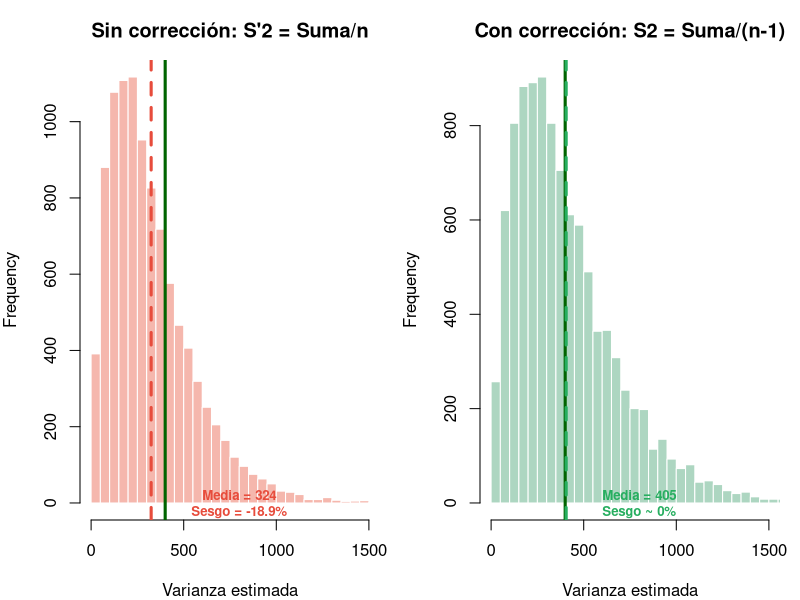
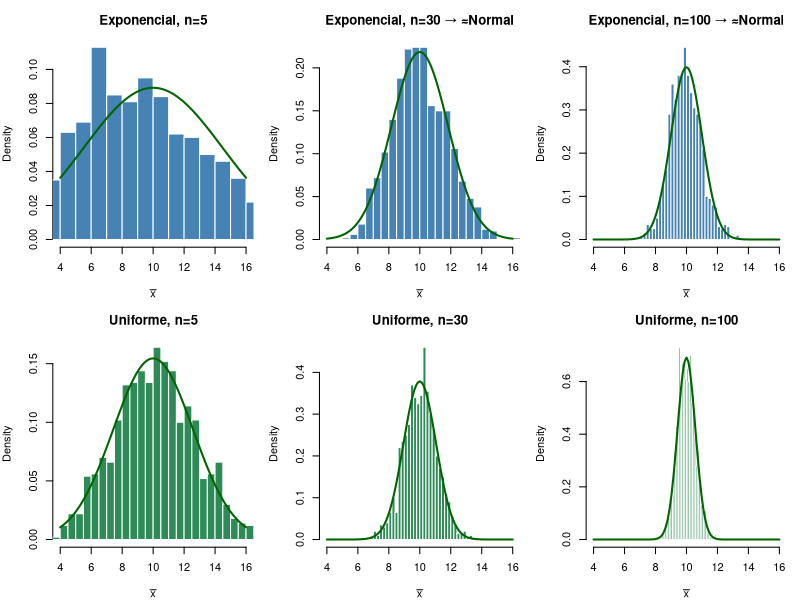
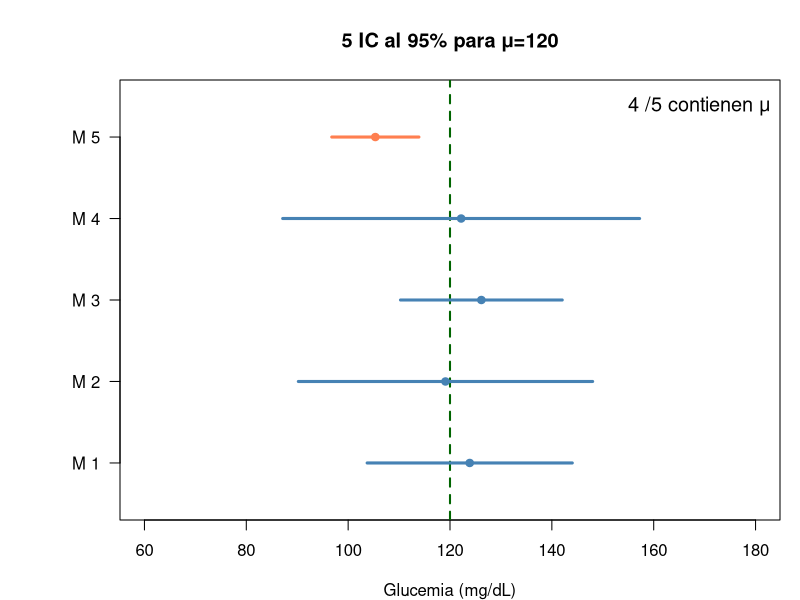
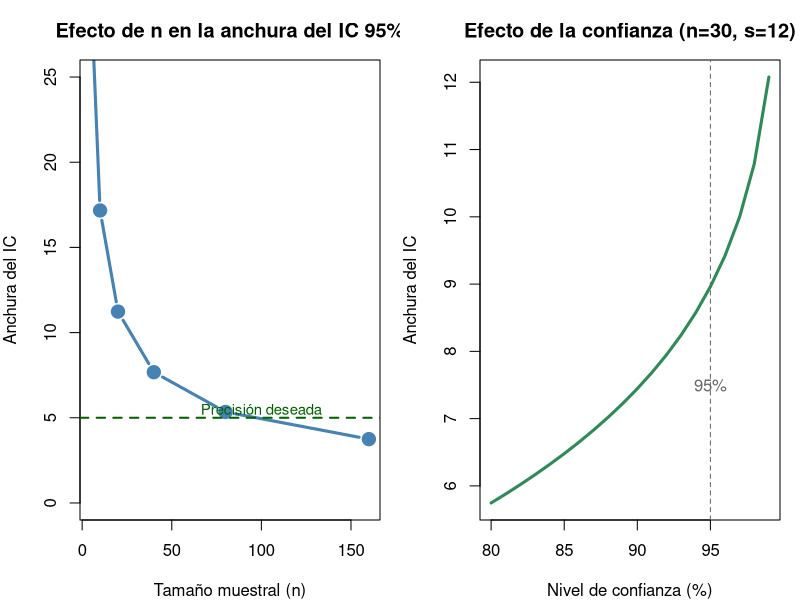
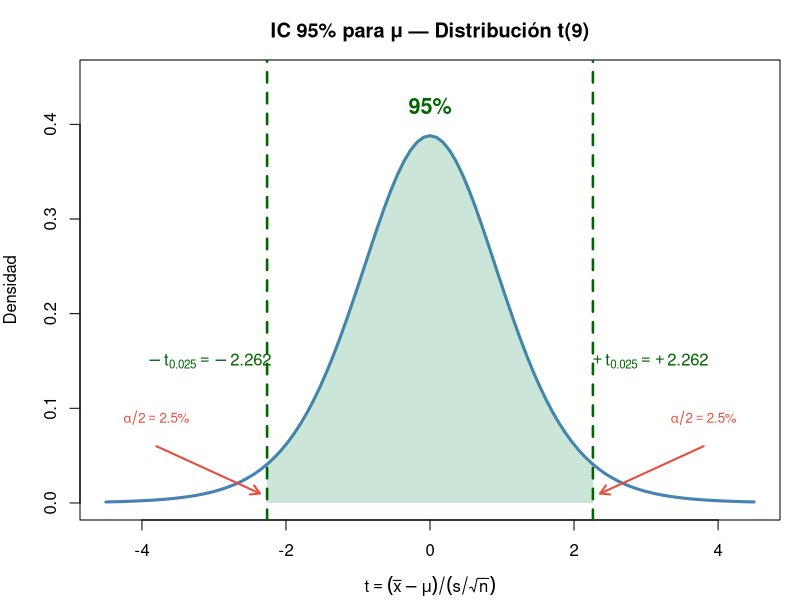
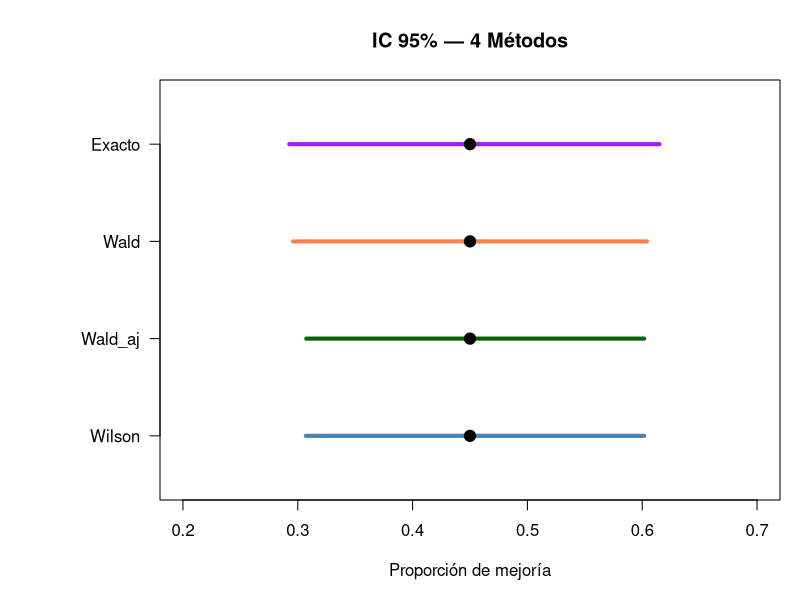
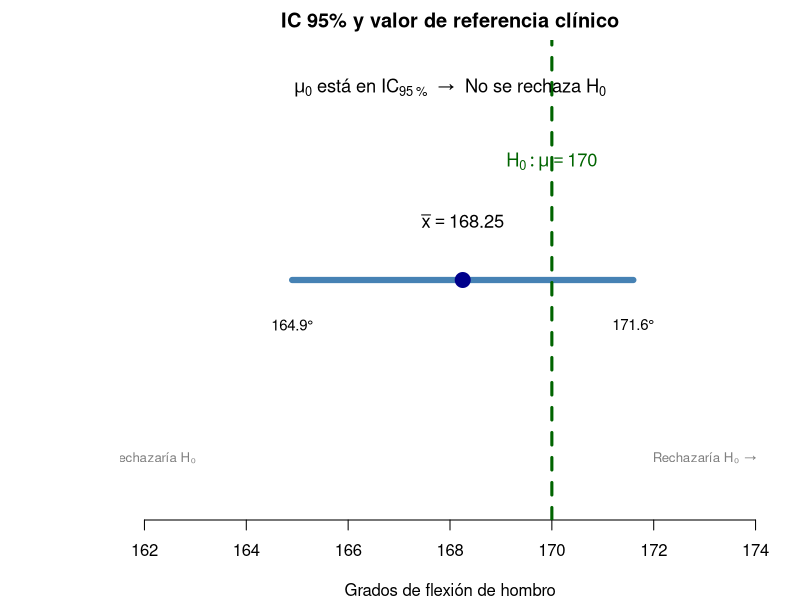

Reproduce these figures in R, in order.
## ---- chunk 1
#| fig-height: 5
set.seed(42)
n <- 5; sigma2 <- 400; Nsim <- 10000
S2_prime <- replicate(Nsim, {x <- rnorm(n, 150, sqrt(sigma2)); sum((x-mean(x))^2)/n})
S2_correct <- S2_prime * n/(n-1)  # S² = S'² × n/(n-1)

par(mfrow=c(1,2), mar=c(4,4,3,1))
hist(S2_prime, col=rgb(0.9,0.3,0.2,0.4), border="white", breaks=40,
     main="Sin corrección: S'2 = Suma/n",
     xlab="Varianza estimada", xlim=c(0,1500))
abline(v=sigma2, col="darkgreen", lwd=3); abline(v=mean(S2_prime), col="#e74c3c", lwd=3, lty=2)
text(800, 0.003, paste0("Media = ",round(mean(S2_prime),0),"\nSesgo = -",round(100*(1-mean(S2_prime)/sigma2),1),"%"),
     col="#e74c3c", font=2, cex=0.8)

hist(S2_correct, col=rgb(0.2,0.6,0.4,0.4), border="white", breaks=40,
     main="Con corrección: S2 = Suma/(n-1)",
     xlab="Varianza estimada", xlim=c(0,1500))
abline(v=sigma2, col="darkgreen", lwd=3); abline(v=mean(S2_correct), col="#27ae60", lwd=3, lty=2)
text(800, 0.003, paste0("Media = ",round(mean(S2_correct),0),"\nSesgo ~ 0%"),
     col="#27ae60", font=2, cex=0.8)
par(mfrow=c(1,1))
## ---- chunk 2
#| fig-height: 5.2
par(mfrow=c(2,3), mar=c(4,4,3,1)); set.seed(123)
for(n in c(5, 30, 100)){
  medias <- replicate(1000, mean(rexp(n, rate=1/10)))
  hist(medias, col="steelblue", border="white", breaks=30, freq=FALSE,
       main=paste0("Exponencial, n=", n, if(n>=30){" → ≈Normal"}else{""}),
       xlab=expression(bar(x)), xlim=c(4,16))
  curve(dnorm(x, 10, 10/sqrt(n)), add=T, col="darkgreen", lwd=2)
}
for(n in c(5, 30, 100)){
  medias <- replicate(1000, mean(runif(n, 0, 20)))
  hist(medias, col="seagreen", border="white", breaks=30, freq=FALSE,
       main=paste0("Uniforme, n=", n), xlab=expression(bar(x)), xlim=c(4,16))
  curve(dnorm(x, 10, sqrt((20^2/12)/n)), add=T, col="darkgreen", lwd=2)
}
par(mfrow=c(1,1))
## ---- chunk 3
#| fig-height: 5
set.seed(123); mu<-120; sigma<-20; n<-5; t_crit<-qt(0.975,n-1)
par(mar=c(4,6,4,1)); plot(NA, xlim=c(60,180), ylim=c(0.5,5.5), yaxt="n",
     xlab="Glucemia (mg/dL)", ylab="", main="5 IC al 95% para μ=120")
axis(2, at=1:5, labels=paste("M",1:5), las=2); abline(v=120, col="darkgreen", lwd=2, lty=2)
contiene<-0
for(i in 1:5){m<-rnorm(n,mu,sigma); ic<-mean(m)+c(-1,1)*t_crit*sd(m)/sqrt(n)
  col<-if(ic[1]<=120&ic[2]>=120){contiene<-contiene+1;"steelblue"}else{"coral"}
  lines(ic, c(i,i), col=col, lwd=3); points(mean(m), i, pch=19, col=col)}
legend("topright", paste(contiene,"/5 contienen μ"), bty="n", cex=1.2)
## ---- chunk 4
x<-c(162,176,169,165,171,169,172,168,167,175)
n<-length(x); xbar<-mean(x); s<-sd(x); t_crit<-qt(0.975,n-1)
d<-t_crit*s/sqrt(n)
cat("n =", n, "xbar =", round(xbar,2), "s =", round(s,2),
    "\nt(0.025, 9) =", round(t_crit,3),
    "\nIC 95%: (", round(xbar-d,2), ",", round(xbar+d,2), ") mg/dL",
    "\nPrecisión d =", round(d,2), "mg/dL")
## ---- chunk 5
#| fig-height: 5
par(mfrow=c(1,2), mar=c(4,4,3,1))
# Efecto de n (misma s, misma confianza)
s<-12; conf<-0.95
ns<-c(5,10,20,40,80,160)
widths<-sapply(ns,function(n){2*qt((1+conf)/2,n-1)*s/sqrt(n)})
plot(ns, widths, type="b", pch=19, col="steelblue", lwd=3, cex=1.5,
     main="Efecto de n en la anchura del IC 95%",
     xlab="Tamaño muestral (n)", ylab="Anchura del IC", ylim=c(0,25))
abline(h=5, lty=2, col="darkgreen", lwd=2)
text(100, 5.5, "Precisión deseada", col="darkgreen", cex=0.9)

# Efecto de la confianza (mismo n, misma s)
n<-30; confs<-seq(0.80,0.99,0.01)
widths2<-sapply(confs,function(c){2*qt((1+c)/2,n-1)*s/sqrt(n)})
plot(confs*100, widths2, type="l", lwd=3, col="seagreen",
     main="Efecto de la confianza (n=30, s=12)",
     xlab="Nivel de confianza (%)", ylab="Anchura del IC")
abline(v=95, lty=2, col="grey40")
text(95, 7.5, "95%", col="grey40")
par(mfrow=c(1,1))
## ---- chunk 6
#| fig-height: 5
x <- c(162,176,169,165,171,169,172,168,167,175)
n <- length(x); xbar <- mean(x); s <- sd(x)
t_crit <- qt(0.975, n-1)

curve(dt(x, n-1), -4.5, 4.5, lwd = 3, col = "steelblue",
      main = "IC 95% para μ — Distribución t(9)",
      xlab = expression(t == (bar(x)-mu)/(s/sqrt(n))), ylab = "Densidad",
      ylim = c(0, 0.45))
# Región central 95%
xc <- seq(-t_crit, t_crit, 0.01)
yc <- dt(xc, n-1)
polygon(c(xc, rev(xc)), c(yc, rep(0, length(yc))),
        col = rgb(0.2, 0.6, 0.4, 0.25), border = NA)
# Líneas críticas
abline(v = c(-t_crit, t_crit), col = "darkgreen", lwd = 2.5, lty = 2)
# Anotaciones
text(0, 0.42, "95%", col = "darkgreen", font = 2, cex = 1.3)
text(-t_crit - 0.8, 0.15, expression(-t[0.025] == -2.262), col = "darkgreen")
text(t_crit + 0.8, 0.15, expression(+t[0.025] == +2.262), col = "darkgreen")
arrows(-3.8, 0.06, -t_crit - 0.1, 0.01, col = "#e74c3c", lwd = 2, length = 0.1)
arrows(3.8, 0.06, t_crit + 0.1, 0.01, col = "#e74c3c", lwd = 2, length = 0.1)
text(-3.8, 0.09, expression(alpha/2 == 2.5*"%"), col = "#e74c3c", cex = 0.8)
text(3.8, 0.09, expression(alpha/2 == 2.5*"%"), col = "#e74c3c", cex = 0.8)
## ---- chunk 7
s_piloto <- 4.06; d_deseada <- 3; alpha <- 0.05
# Iteración
n0 <- ceiling((qnorm(1-alpha/2) * s_piloto / d_deseada)^2)
n1 <- ceiling((qt(1-alpha/2, n0-1) * s_piloto / d_deseada)^2)
n2 <- ceiling((qt(1-alpha/2, n1-1) * s_piloto / d_deseada)^2)
cat("n0 (z) =", n0, "→ n1 (t,", n0-1, "gl) =", n1, "→ n2 (t,", n1-1, "gl) =", n2)
## ---- chunk 8
x <- c(168,174,162,170,166,172,164,170)
n<-length(x); xbar<-mean(x); s<-sd(x); t_crit<-qt(0.975,n-1)
IC_lo<-xbar-t_crit*s/sqrt(n); IC_hi<-xbar+t_crit*s/sqrt(n)
cat("IC 95%: (", round(IC_lo,1), ",", round(IC_hi,1), ")°",
    "\nPrecision d =", round(t_crit*s/sqrt(n),2), "°")
## ---- chunk 9
x<-18; n<-40; z<-qnorm(0.975)
# Wilson
den<-n+z^2; cent<-(x+z^2/2)/den; marg<-z/den*sqrt(x*(n-x)/n+z^2/4)
cat("IC 95% Wilson: (", round(cent-marg,3), ",", round(cent+marg,3), ")",
    "\n→ Entre", round(100*(cent-marg),1), "% y", round(100*(cent+marg),1), "%",
    "\nPrecisión: ±", round(marg*100,1), "pp")
## ---- chunk 10
cat("IC 90%: z =", round(qnorm(0.95),3),
    "\nIC 95%: z =", round(qnorm(0.975),3),
    "\nIC 99%: z =", round(qnorm(0.995),3))
## ---- chunk 11
n<-ceiling((qnorm(0.975)/0.05)^2 * 0.45 * 0.55)
cat("n necesario =", n, "pacientes")
## ---- chunk 12
# IC exacto de Clopper-Pearson en R
x <- 18; n <- 40
ic_exacto <- binom.test(x, n, conf.level = 0.95)$conf.int
cat("IC 95% exacto (Clopper-Pearson): (", round(ic_exacto[1], 3), ",", round(ic_exacto[2], 3), ")")

# Comparación con Wilson
z <- qnorm(0.975); den <- n + z^2
cent <- (x + z^2/2)/den; marg <- z/den * sqrt(x*(n-x)/n + z^2/4)
cat("\nIC 95% Wilson:                    (", round(cent - marg, 3), ",", round(cent + marg, 3), ")")
cat("\n\nClopper-Pearson es más ancho (conservador) pero garantiza cobertura ≥ 95%.")
## ---- chunk 13
#| fig-height: 4.5
x<-18; n<-40; alpha<-0.05; z<-qnorm(1-alpha/2); p_hat<-x/n
den<-n+z^2; w_cent<-(x+z^2/2)/den; w_marg<-z/den*sqrt(x*(n-x)/n+z^2/4)
wilson<-c(w_cent-w_marg, w_cent+w_marg)
p_tilde<-(x+2)/(n+4); wa_marg<-z*sqrt(p_tilde*(1-p_tilde)/(n+4))
wald_adj<-c(p_tilde-wa_marg, p_tilde+wa_marg)
wald<-c(p_hat-z*sqrt(p_hat*(1-p_hat)/n), p_hat+z*sqrt(p_hat*(1-p_hat)/n))
exacto<-binom.test(x,n,conf.level=0.95)$conf.int
ics<-rbind(Wilson=wilson, Wald_aj=wald_adj, Wald=wald, Exacto=exacto)
par(mar=c(5,8,4,1))
plot(NA, xlim=c(0.2,0.7), ylim=c(0.5,4.5), yaxt="n", ylab="",
     xlab="Proporción de mejoría", main="IC 95% — 4 Métodos")
axis(2, at=1:4, labels=rownames(ics), las=2)
for(i in 1:4){lines(ics[i,], c(i,i), lwd=4, col=c("steelblue","darkgreen","coral","purple")[i])
  points(p_hat, i, pch=19, cex=1.5)}
## ---- chunk 14
xbar<-169.4; s<-4.30; n<-10; SE<-s/sqrt(n); tc<-qt(0.975,9)
for(mu0 in c(170, 175, 165)){
  t_stat<-(xbar-mu0)/SE; en_IC<-mu0>=xbar-tc*SE & mu0<=xbar+tc*SE
  cat("mu0 =", mu0, "| t =", round(t_stat,3), "| Rechaza:", abs(t_stat)>tc, "| En IC:", en_IC, "\n")
}
## ---- chunk 15
#| fig-height: 3.5
par(mar=c(4,6,2,1))
plot(NA, xlim=c(162, 174), ylim=c(0.5, 3.5), yaxt="n", ylab="", bty="n",
     xlab="Grados de flexión de hombro", main="IC 95% y valor de referencia clínico")
ic_lo <- 164.9; ic_hi <- 171.6; xbar <- 168.25; mu0 <- 170
lines(c(ic_lo, ic_hi), c(2,2), lwd=6, col="steelblue")
points(xbar, 2, pch=19, cex=2, col="darkblue")
text(xbar, 2.4, expression(bar(x) == 168.25), cex=1.1)
text(ic_lo, 1.7, "164.9°", cex=0.9); text(ic_hi, 1.7, "171.6°", cex=0.9)
abline(v=mu0, col="darkgreen", lwd=3, lty=2)
text(mu0, 2.8, expression(H[0]: mu == 170), col="darkgreen", cex=1.1)
text(168, 3.3, expression(mu[0] * " está en " * IC[95 ~ "%"] * "  →  No se rechaza " * H[0]), cex=1.1, font=2)
text(162, 0.8, "← Rechazaría H₀", col="grey50", cex=0.8)
text(173, 0.8, "Rechazaría H₀ →", col="grey50", cex=0.8)
